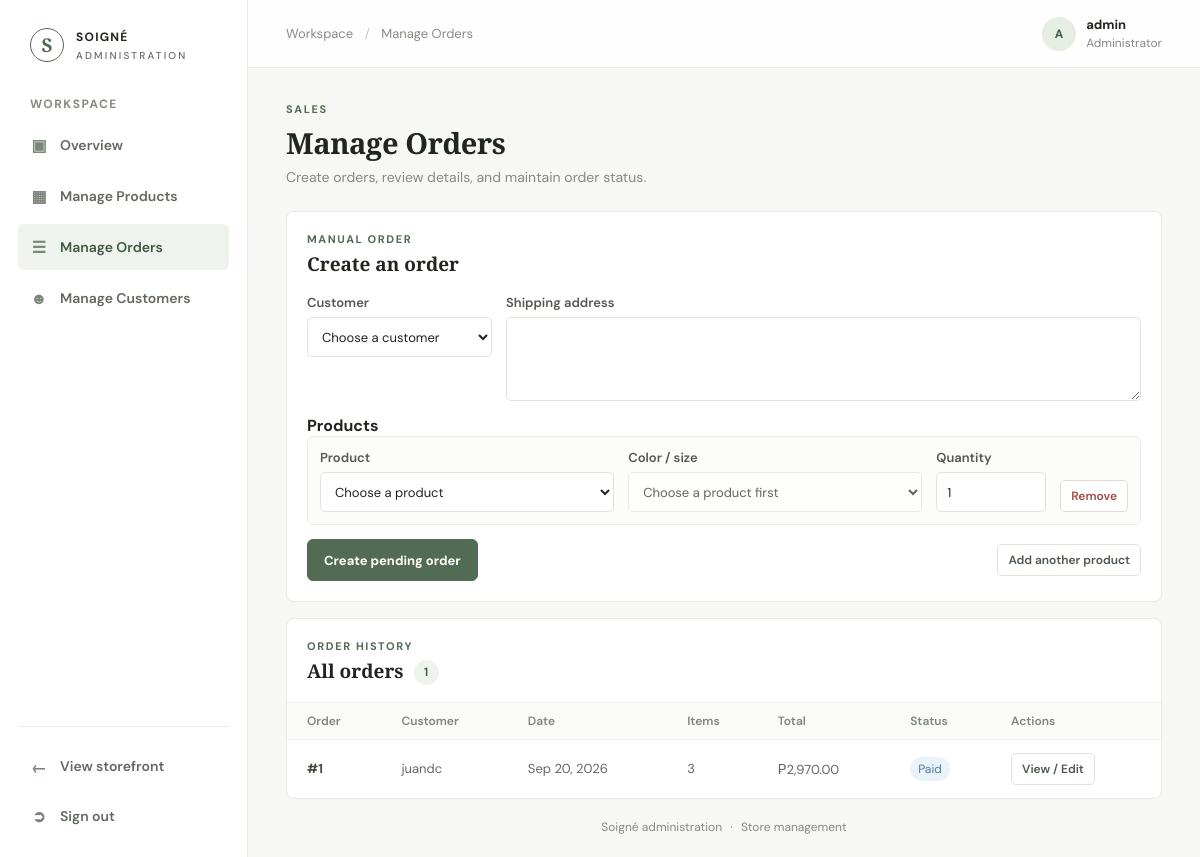
The app's page /admin/manage-orders/index.php (signed in), older data.
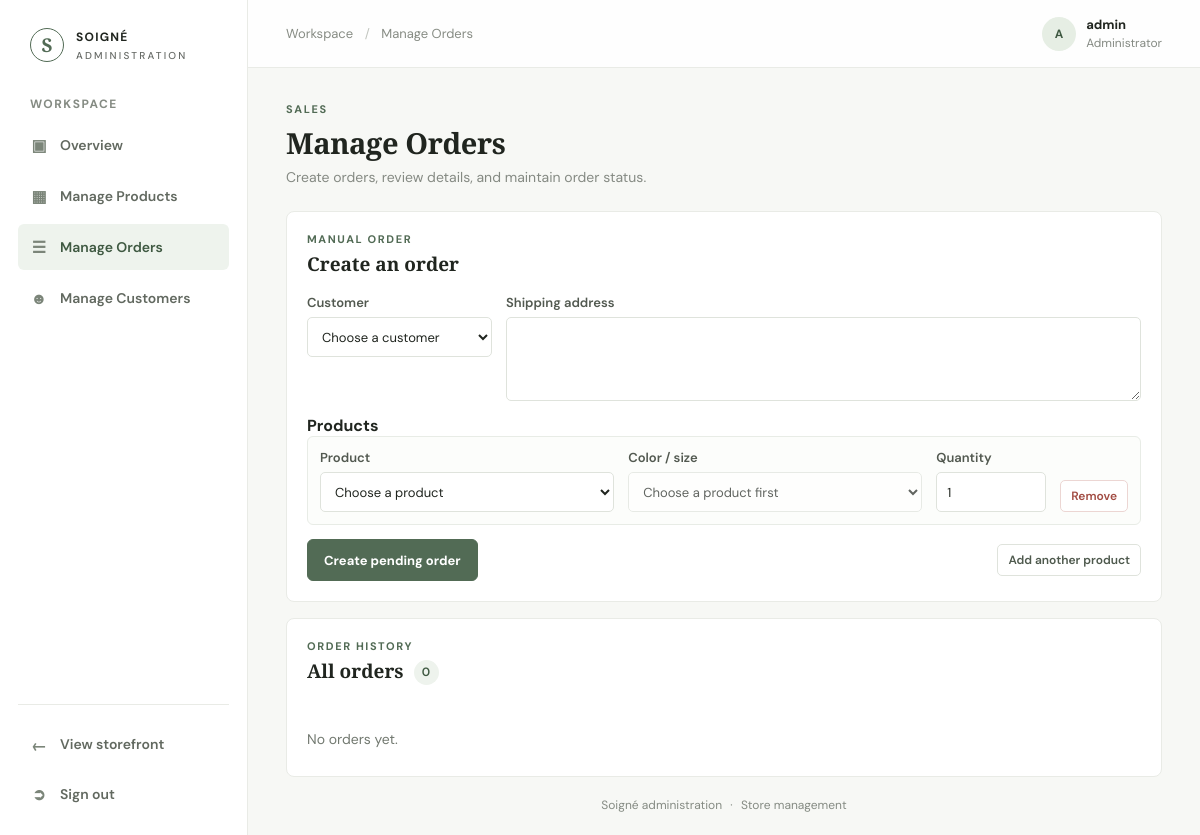
The same page, newer data.
### tables this page shows
CREATE TABLE orders (
  order_id         INT AUTO_INCREMENT PRIMARY KEY,
  user_id          INT NOT NULL,
  status           ENUM('pending','paid','shipped','delivered','cancelled') NOT NULL DEFAULT 'pending',
  shipping_address VARCHAR(255) NOT NULL,         
  created_at       DATETIME DEFAULT CURRENT_TIMESTAMP,
  FOREIGN KEY (user_id) REFERENCES users(user_id)
);

CREATE TABLE users (
  user_id    INT AUTO_INCREMENT PRIMARY KEY,
  username   VARCHAR(50)  NOT NULL UNIQUE,
  email      VARCHAR(120) NOT NULL UNIQUE,
  password   VARCHAR(255) NOT NULL,               
  role       ENUM('customer','admin') NOT NULL DEFAULT 'customer',
  status     ENUM('active','inactive') NOT NULL DEFAULT 'active',
  created_at DATETIME DEFAULT CURRENT_TIMESTAMP
);

### admin/includes/bootstrap.php (called while the page is built, shortened)
<?php
require_once __DIR__ . '/../../includes/config.php';
function admin_escape($value): string
{
    return htmlspecialchars((string)$value, ENT_QUOTES, 'UTF-8');
}

### includes/config.php (called while the page is built, shortened)
<?php
if (!function_exists('peso')) {
    function peso($amount) {
        return '₱' . number_format($amount, 2);
    }
}

### admin/manage-orders/index.php (the view, shortened to what this page needs)
<?php
require_once __DIR__ . '/../includes/bootstrap.php';
$customers = mysqli_fetch_all(mysqli_query($conn, "SELECT user_id, username FROM users WHERE role = 'customer' AND status = 'active' ORDER BY username"), MYSQLI_ASSOC);
$variants = mysqli_fetch_all(mysqli_query($conn,
    "SELECT v.variant_id, v.size, v.stock, p.product_id, p.name AS product_name, pc.color
     FROM product_variants v
     JOIN product_colors pc ON pc.product_color_id = v.product_color_id
     JOIN products p ON p.product_id = pc.product_id
     ORDER BY p.name, pc.color, v.size"
), MYSQLI_ASSOC);
$orders_result = mysqli_query($conn,
    "SELECT o.order_id, o.status, o.created_at, o.shipping_address, u.username,
            COALESCE(SUM(oi.quantity), 0) AS item_count,
            COALESCE(SUM(oi.quantity * oi.price), 0) AS order_total
     FROM orders o
     JOIN users u ON u.user_id = o.user_id
     LEFT JOIN order_items oi ON oi.order_id = o.order_id
     GROUP BY o.order_id, o.status, o.created_at, o.shipping_address, u.username
     ORDER BY o.created_at DESC, o.order_id DESC"
);
$orders = mysqli_fetch_all($orders_result, MYSQLI_ASSOC);
include __DIR__ . '/../includes/header.php';
?>
<section class="admin-page-heading">
  <div><p class="admin-eyebrow">SALES</p><h1>Manage Orders</h1><p>Create orders, review details, and maintain order status.</p></div>
</section>
<section class="manage-panel">
  <div class="manage-panel-heading"><div><p class="admin-eyebrow">MANUAL ORDER</p><h2>Create an order</h2></div></div>
  <?php if (!$customers || !$variants) { ?><p class="manage-empty">An active customer and at least one product size are required to create an order.</p><?php } else { ?>
    <form method="post" class="manage-form manage-product-create">
      <div class="order-customer-details">
        <label>Customer<select name="user_id" required><option value="">Choose a customer</option></select></label>
        <label>Shipping address<textarea name="shipping_address" maxlength="255" rows="3" required></textarea></label>
      </div>
      <div class="manage-form-wide">
        <strong>Products</strong>
        <div id="order-product-items">
          <div class="manage-form order-product-row">
            <label>Product<select name="product_ids[]" required><option value="">Choose a product</option></select></label>
            <label>Color / size<select name="variant_ids[]" required disabled><option value="">Choose a product first</option></select></label>
            <label>Quantity<input type="number" name="quantities[]" min="1" max="1000" required value="1"></label>
            <button class="manage-small-button is-danger order-remove-item" type="button" aria-label="Remove product">Remove</button>
          </div>
        </div>
      </div>
      <div class="manage-form-wide order-create-actions">
        <button class="admin-button" type="submit">Create pending order</button>
        <button class="manage-small-button" id="order-add-item" type="button">Add another product</button>
      </div>
    </form>
  <?php } ?>
</section>
<section class="manage-panel manage-list-panel">
  <div class="manage-panel-heading"><div><p class="admin-eyebrow">ORDER HISTORY</p><h2>All orders <span class="manage-count"><?php echo count($orders); ?></span></h2></div></div>
  <?php if ($orders) { ?><div class="admin-table-wrap"><table class="admin-table">
    <thead><tr><th>Order</th><th>Customer</th><th>Date</th><th>Items</th><th>Total</th><th>Status</th><th>Actions</th></tr></thead>
    <tbody><?php foreach ($orders as $order) { ?><tr>
      <td class="order-number">#<?php echo (int)$order['order_id']; ?></td>
      <td><?php echo admin_escape($order['username']); ?></td>
      <td><?php echo admin_escape(date('M j, Y', strtotime($order['created_at']))); ?></td>
      <td><?php echo (int)$order['item_count']; ?></td>
      <td><?php echo peso((float)$order['order_total']); ?></td>
      <td><span class="status-pill status-<?php echo admin_escape($order['status']); ?>"><?php echo admin_escape(ucfirst($order['status'])); ?></span></td>
      <td><div class="manage-row-actions">
        <a class="manage-small-button" href="<?php echo BASE_URL; ?>admin/manage-orders/edit.php?id=<?php echo (int)$order['order_id']; ?>">View / Edit</a>
      </div></td>
    </tr><?php } ?></tbody>
  </table></div><?php } else { ?><p class="manage-empty">No orders yet.</p><?php } ?>
</section>
<?php include __DIR__ . '/../includes/footer.php'; ?>

Row changes from the older to the newer data that the page shows:
removed orders: order_id "1", user.username "juandc", created_at "Sep 20, 2026", item_count "3", order_total "₱2,970.00", status "Paid"
Text that changed along with them:
count($orders): "1" → "0"
text no longer shown: "Order Customer Date Items Total Status Actions"
text now shown: "No orders yet."
